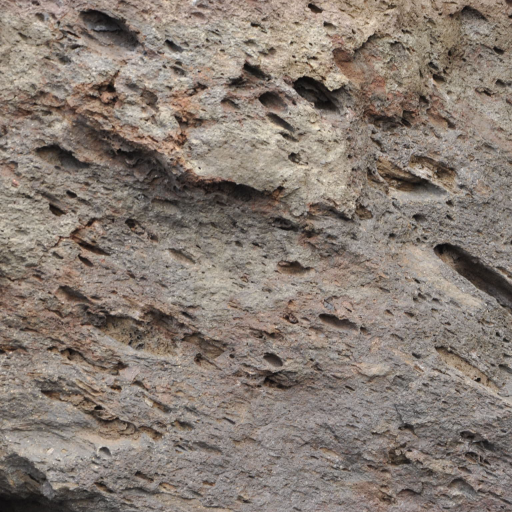
#> input picture computerVision/lab3/images/morph_holes.png, 512 x 512 px; its folder holds 4 pictures in this run
$ python morphology.py
#> lines starting #> are read from the running program, lines starting #| are printed output that depends on the picture; after the words box and inside, x2 and y2 are one past the last pixel; in counts of white or black regions, pixels touching at a corner belong together
import os
import cv2
import matplotlib.pyplot as plt


os.chdir(os.path.dirname(os.path.abspath(__file__)))
os.makedirs("results", exist_ok=True)

image_settings = [
    ("morph_holes", "Пемза: множество пор и отверстий", 115),
    ("morph_noise", "шум камеры: ISO 12800", 95)
]
kernel_sizes = [3, 15, 151]
kernel_shape = cv2.MORPH_ELLIPSE

for image_name, image_title, threshold in image_settings:
    original = cv2.imread("images/" + image_name + ".png")
#> original is the input picture: shape (512, 512, 3); mean B, G, R 115.1, 124.1, 135.6
    gray = cv2.cvtColor(original, cv2.COLOR_BGR2GRAY)
    _, binary = cv2.threshold(gray, threshold, 255, cv2.THRESH_BINARY)
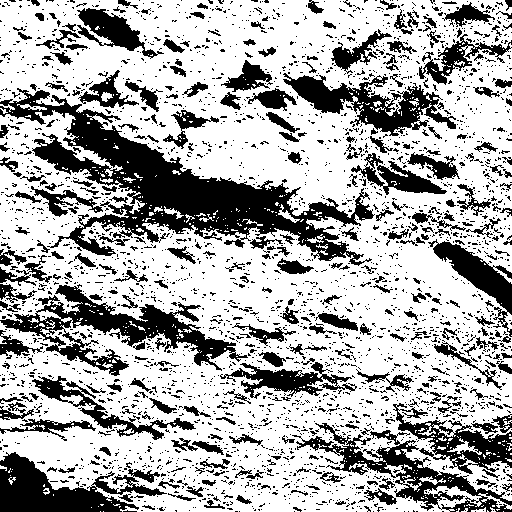
#> binary: shape (512, 512); 67.7% white; 3092 black regions (2787 under 20 px), largest, box (x1, y1, x2, y2) and area: (0, 88, 375, 266) 17406, (0, 284, 248, 376) 6343, (0, 452, 167, 512) 4717
    cv2.imwrite("results/" + image_name + "_gray.png", gray)
    cv2.imwrite("results/" + image_name + "_binary.png", binary)
    print(image_title, ": порог =", threshold)

    for size in kernel_sizes:
        kernel = cv2.getStructuringElement(kernel_shape, (size, size))
        eroded = cv2.erode(binary, kernel)
        dilated = cv2.dilate(binary, kernel)

        # Открытие убирает мелкие белые точки: сначала эрозия, потом дилатация.
        opened = cv2.dilate(eroded, kernel)
        # Закрытие заполняет черные дырки: порядок обратный.
        closed = cv2.erode(dilated, kernel)

        method_names = ["eroded", "dilated", "opened", "closed"]
        results = [eroded, dilated, opened, closed]
        for method_name, result in zip(method_names, results):
            cv2.imwrite("results/" + image_name + "_" + method_name + "_" + str(size) + ".png", result)

        images = [cv2.cvtColor(original, cv2.COLOR_BGR2RGB), binary] + results
        titles = [
            "Скачанная фотография", "Порог: " + str(threshold),
            "Эрозия", "Дилатация", "Открытие\nэрозия → дилатация",
            "Закрытие\nдилатация → эрозия"
        ]
        figure = plt.figure(figsize=(12, 9))
        figure.suptitle(image_title + ": ядро " + str(size) + "x" + str(size))
        for index in range(len(images)):
            plt.subplot(2, 3, index + 1)
            plt.imshow(images[index], cmap="gray", vmin=0, vmax=255)
            plt.title(titles[index])
            plt.xticks([])
            plt.yticks([])

        plt.tight_layout(rect=(0, 0, 1, 0.95), h_pad=5)
        plt.savefig("results/" + image_name + "_comparison_" + str(size) + ".png", dpi=150)
#> this loop made 3 passes
#> pass 1, `eroded = cv2.erode(binary, kernel)`:
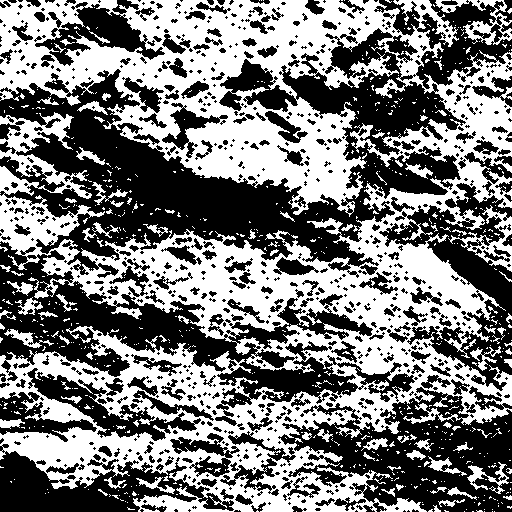
#> eroded: shape (512, 512); 48.3% white; 719 white regions (630 under 20 px), largest, box (x1, y1, x2, y2) and area: (0, 0, 512, 512) 116351, (448, 205, 512, 272) 1040, (435, 0, 512, 45) 1037
#> pass 1, `dilated = cv2.dilate(binary, kernel)`:
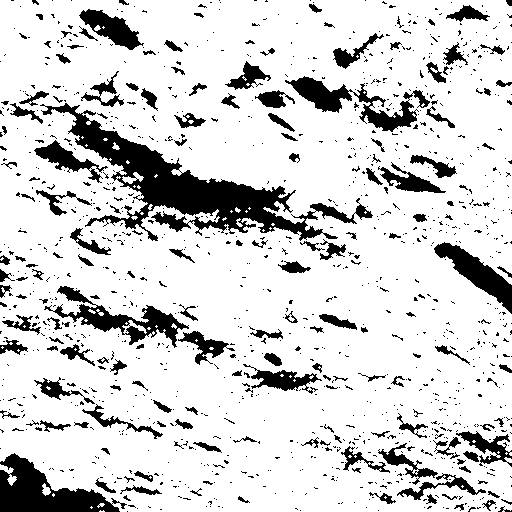
#> dilated: shape (512, 512); 83.1% white; 1158 black regions (982 under 20 px), largest, box (x1, y1, x2, y2) and area: (40, 103, 373, 241) 10489, (0, 453, 127, 512) 3526, (285, 76, 430, 132) 2400
#> pass 1, `opened = cv2.dilate(eroded, kernel)`:
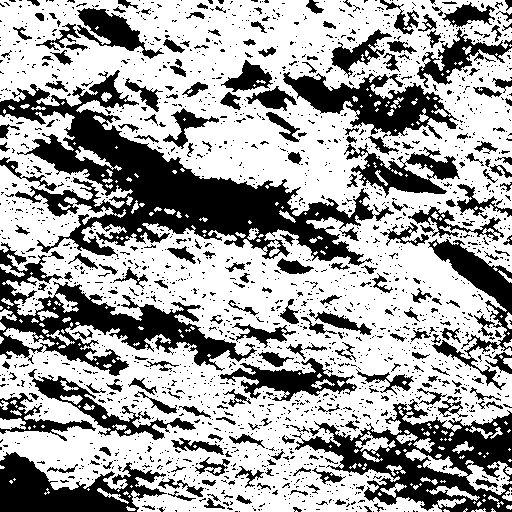
#> opened: shape (512, 512); 63.8% white; 2016 black regions (1779 under 20 px), largest, box (x1, y1, x2, y2) and area: (0, 70, 394, 266) 21914, (292, 399, 512, 512) 9761, (0, 242, 257, 376) 9498
#> pass 1, `closed = cv2.erode(dilated, kernel)`:
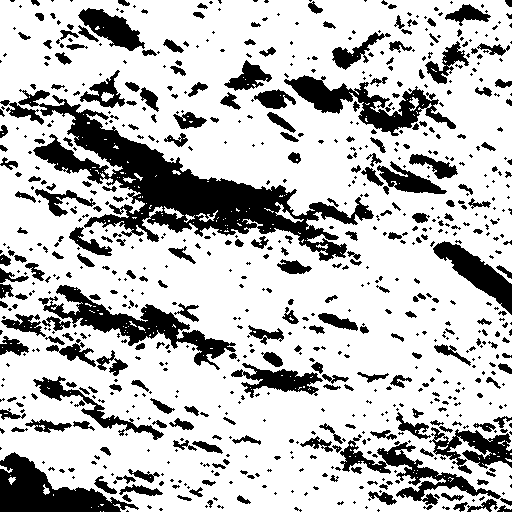
#> closed: shape (512, 512); 74.9% white; 785 black regions (509 under 20 px), largest, box (x1, y1, x2, y2) and area: (18, 89, 374, 261) 14965, (38, 285, 236, 370) 3957, (0, 452, 139, 512) 3863
#> pass 1, `plt.savefig("results/" + image_name + "_comparison_" + str(size) + ".p..`:
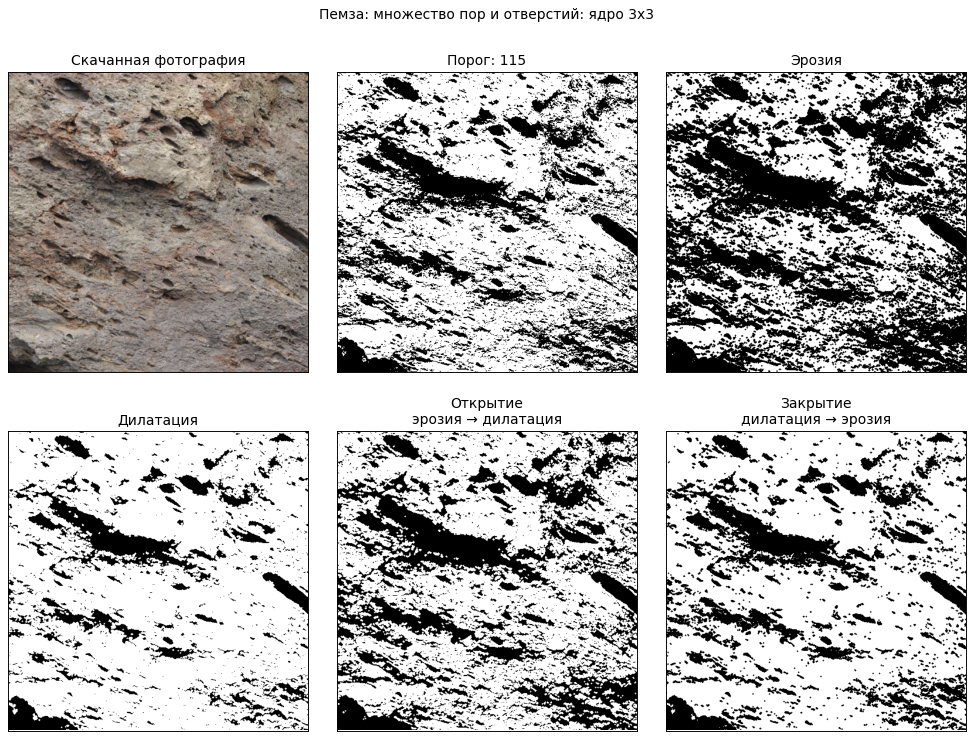
#> figure drawn by matplotlib, 6 panels
#> after the loop: dilated: shape (512, 512); every value is 255
#> after the loop: eroded: shape (512, 512); every value is 0
#> pass 2 of the loop `for image_name, image_title, threshold in image_settings:`:
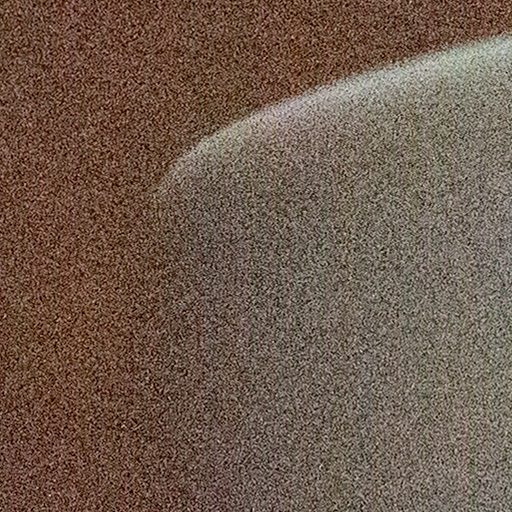
#> input picture computerVision/lab3/images/morph_noise.png, 512 x 512 px
#> original is the input picture: shape (512, 512, 3); mean B, G, R 76.9, 91.1, 111.3
#> `_, binary = cv2.threshold(gray, threshold, 255, cv2.THRESH_BINARY)`:
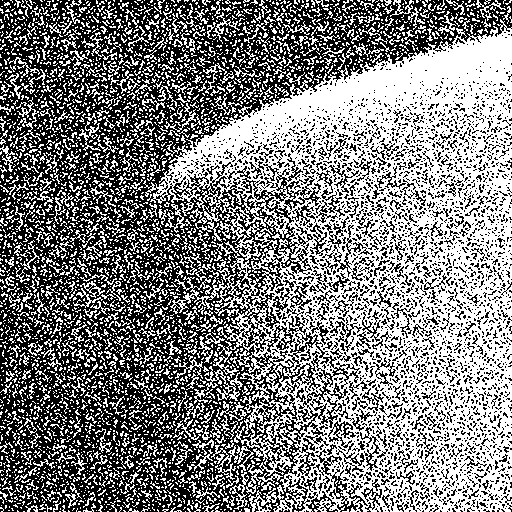
#> binary: shape (512, 512); 49.8% white; 3952 white regions (3410 under 20 px), largest, box (x1, y1, x2, y2) and area: (143, 19, 512, 512) 88297, (194, 366, 243, 404) 483, (211, 445, 238, 480) 252
#> the loop `for size in kernel_sizes:` made 3 passes
#> kernel on pass 1: [[0, 1, 0], [1, 1, 1], [0, 1, 0]]
#> pass 2, `plt.savefig("results/" + image_name + "_comparison_" + str(size) + ".p..`:
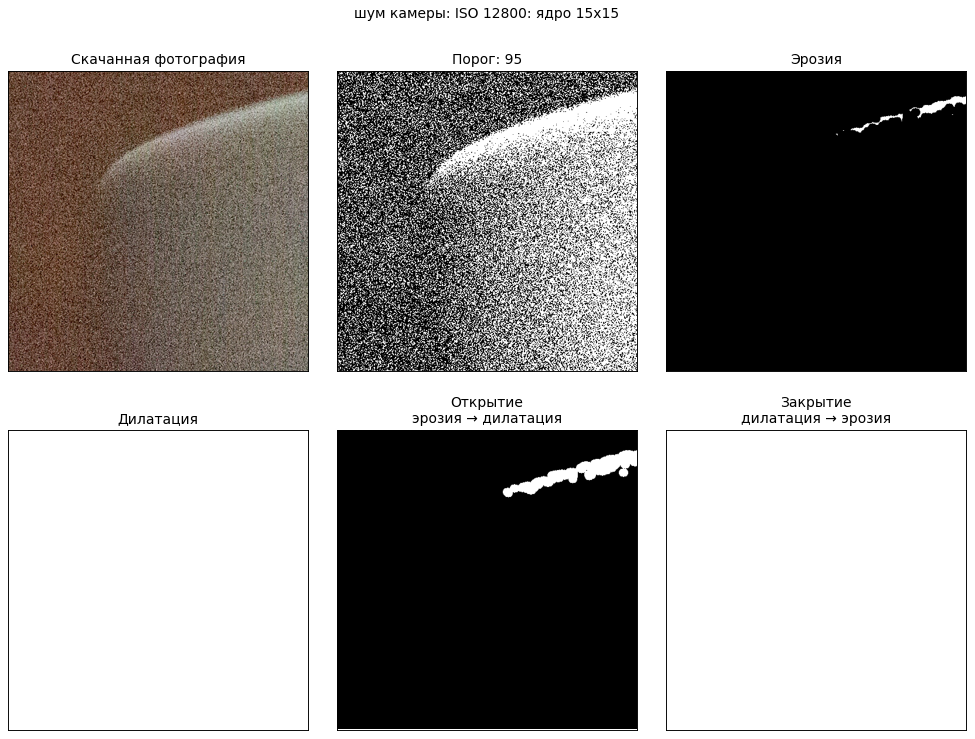
#> figure drawn by matplotlib, 6 panels

plt.show()
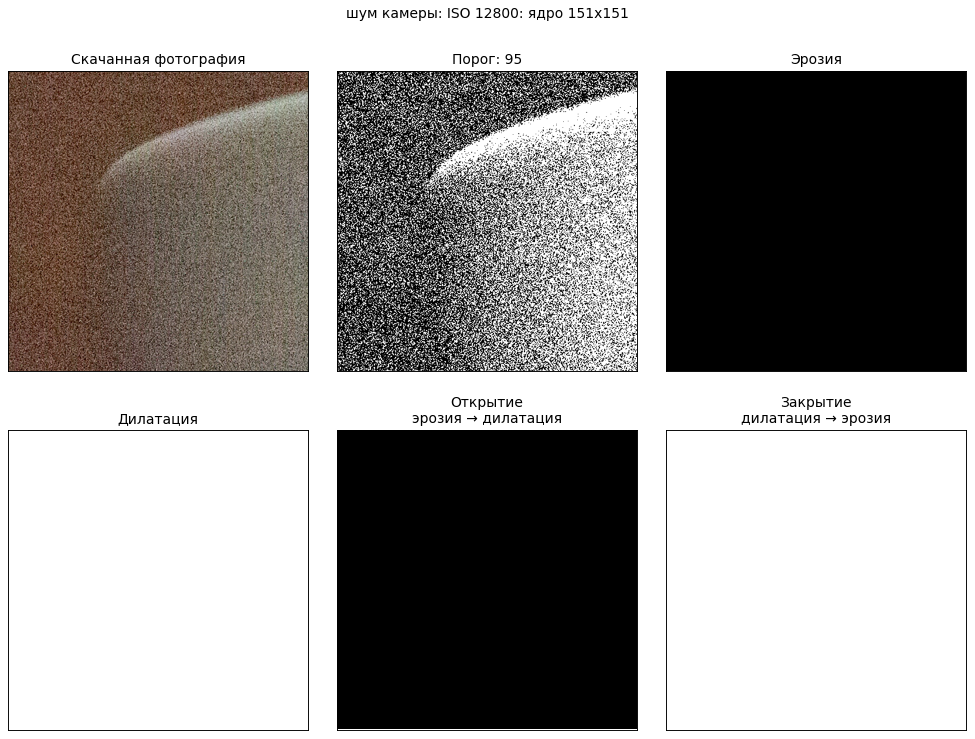
#> figure drawn by matplotlib, 6 panels
